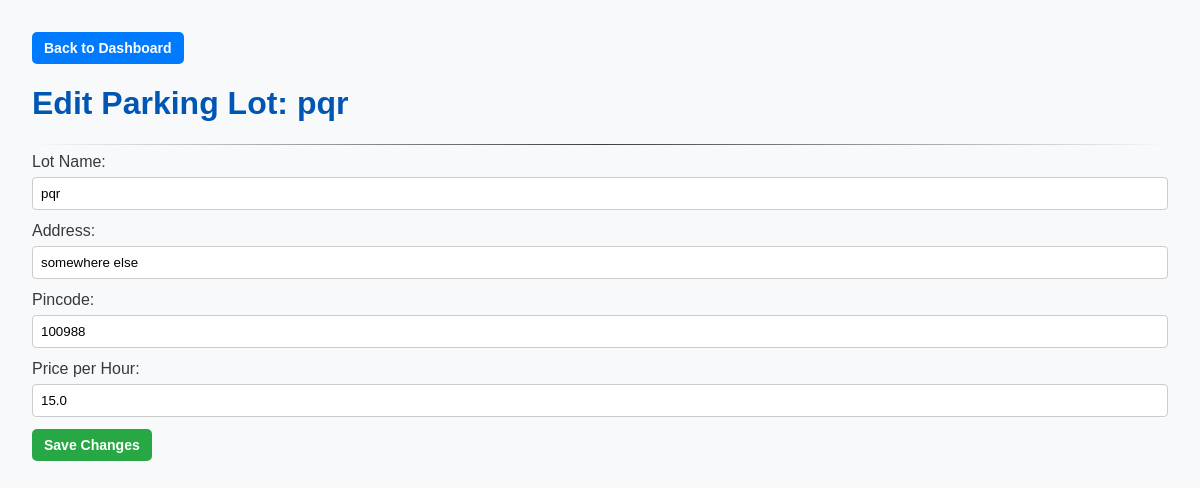
Screenshot of /admin/lot/edit/2 (signed in) with the database file from the repository.
### models/models.py (models this page shows)
class ParkingLot(db.Model):
    __tablename__ = 'parking_lots'
    id = db.Column(db.Integer, primary_key=True)
    name = db.Column(db.String(100), nullable=False)
    address = db.Column(db.String(200), nullable=False)
    pincode = db.Column(db.String(10), nullable=False)
    price_per_hour = db.Column(db.Float, nullable=False)
    capacity = db.Column(db.Integer, nullable=False)
    spots = db.relationship('ParkingSpot', backref='parking_lot', lazy=True, cascade="all, delete-orphan")

### app.py (the view, shortened to what this page needs)
@app.route('/admin/lot/edit/<int:lot_id>', methods=['GET', 'POST'])
def edit_lot(lot_id):
    if not session.get('is_admin'):
        flash("Admin access required.", "error")
        return redirect(url_for('login'))
    lot_to_edit = ParkingLot.query.get_or_404(lot_id)
    return render_template('edit_lot.html', lot=lot_to_edit)

### templates/edit_lot.html (shortened to what this page needs)
<!DOCTYPE html>
<html lang="en">
<head>
    <link rel="stylesheet" href="{{ url_for('static', filename='css/styles.css') }}">
</head>
<body>
    <div>
        <a href="{{ url_for('admin_dashboard') }}" class="btn btn-primary"> Back to Dashboard</a>
    </div>
    <h1>Edit Parking Lot: {{ lot.name }}</h1>
    <hr>
    <form method="POST">
        <label>Lot Name:</label>
        <input type="text" name="name" value="{{ lot.name }}" required>
        <label>Address:</label>
        <input type="text" name="address" value="{{ lot.address }}" required>
        <label>Pincode:</label>
        <input type="text" name="pincode" value="{{ lot.pincode }}" required>
        <label>Price per Hour:</label>
        <input type="number" name="price_per_hour" value="{{ lot.price_per_hour }}" step="0.01" required>
        <button type="submit" class="btn btn-success">Save Changes</button>
    </form>
</body>
</html>

### static/css/styles.css (style rules this page uses)
body { font-family: sans-serif; margin: 2em; background-color: #f8f9fa; color: #343a40; }
h1, h2 { color: #0056b3; }
hr { border: 0; height: 1px; background-image: linear-gradient(to right, rgba(0, 0, 0, 0), rgba(0, 0, 0, 0.75), rgba(0, 0, 0, 0)); }
input[type="text"], input[type="number"], input[type="email"], input[type="password"] { width: 100%; padding: 8px; margin: 6px 0 12px 0; display: inline-block; border: 1px solid #ccc; border-radius: 4px; box-sizing: border-box; }
.btn { padding: 8px 12px; border-radius: 5px; border: none; cursor: pointer; font-weight: bold; color: white; text-decoration: none; font-size: 14px; display: inline-block; }
.btn-primary { background-color: #007bff; }
.btn-success { background-color: #28a745; }

### rows the page displays
ParkingLot: name "pqr", address "somewhere else", pincode "100988", price_per_hour "15.0"
